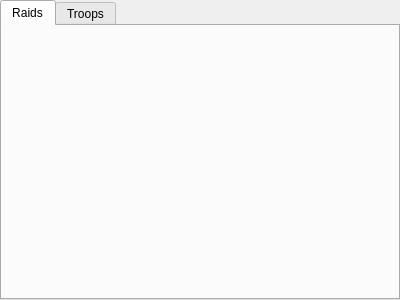
<?xml version="1.0" encoding="UTF-8"?>
<ui version="4.0">
 <class>mainScreen</class>
 <widget class="QTabWidget" name="mainScreen">
  <property name="geometry">
   <rect>
    <x>0</x>
    <y>0</y>
    <width>400</width>
    <height>300</height>
   </rect>
  </property>
  <property name="windowTitle">
   <string>Travian Raider 2.0</string>
  </property>
  <property name="tabPosition">
   <enum>QTabWidget::North</enum>
  </property>
  <property name="tabShape">
   <enum>QTabWidget::Rounded</enum>
  </property>
  <property name="currentIndex">
   <number>0</number>
  </property>
  <property name="elideMode">
   <enum>Qt::ElideNone</enum>
  </property>
  <widget class="QWidget" name="raidTab">
   <attribute name="title">
    <string>Raids</string>
   </attribute>
   <attribute name="toolTip">
    <string>Send raids</string>
   </attribute>
  </widget>
  <widget class="QWidget" name="troopMakeTab">
   <attribute name="title">
    <string>Troops</string>
   </attribute>
   <attribute name="toolTip">
    <string>Make troops</string>
   </attribute>
  </widget>
 </widget>
 <resources/>
 <connections/>
</ui>
